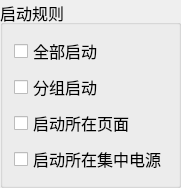
  <widget class="QGroupBox" name="StartRuleBox">
   <property name="geometry">
    <rect>
     <x>860</x>
     <y>20</y>
     <width>180</width>
     <height>130</height>
    </rect>
   </property>
   <property name="font">
    <font>
     <pointsize>12</pointsize>
    </font>
   </property>
   <property name="title">
    <string>启动规则</string>
   </property>
   <property name="checkable">
    <bool>false</bool>
   </property>
   <property name="checked">
    <bool>false</bool>
   </property>
   <layout class="QVBoxLayout" name="verticalLayout_15">
    <item>
     <widget class="QCheckBox" name="allStartCheckBox">
      <property name="font">
       <font>
        <pointsize>12</pointsize>
       </font>
      </property>
      <property name="text">
       <string>全部启动</string>
      </property>
     </widget>
    </item>
    <item>
     <widget class="QCheckBox" name="onlyStartGroupCheckBox">
      <property name="font">
       <font>
        <pointsize>12</pointsize>
       </font>
      </property>
      <property name="text">
       <string>分组启动</string>
      </property>
     </widget>
    </item>
    <item>
     <widget class="QCheckBox" name="onlyStartPageCheckBox">
      <property name="font">
       <font>
        <pointsize>12</pointsize>
       </font>
      </property>
      <property name="text">
       <string>启动所在页面</string>
      </property>
     </widget>
    </item>
    <item>
     <widget class="QCheckBox" name="onlyStartDistributionCheckBox">
      <property name="font">
       <font>
        <pointsize>12</pointsize>
       </font>
      </property>
      <property name="text">
       <string>启动所在集中电源</string>
      </property>
     </widget>
    </item>
   </layout>
  </widget>
